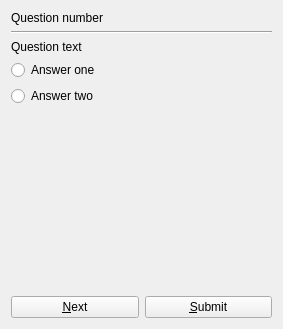
<?xml version="1.0" encoding="UTF-8"?>
<ui version="4.0">
 <class>QsampleItem</class>
 <widget class="QWidget" name="QsampleItem">
  <property name="geometry">
   <rect>
    <x>0</x>
    <y>0</y>
    <width>283</width>
    <height>329</height>
   </rect>
  </property>
  <property name="windowTitle">
   <string>Form</string>
  </property>
  <layout class="QVBoxLayout" name="verticalLayout">
   <item>
    <widget class="QLabel" name="m_lblQuestionNumber">
     <property name="text">
      <string>Question number</string>
     </property>
    </widget>
   </item>
   <item>
    <widget class="Line" name="line">
     <property name="orientation">
      <enum>Qt::Horizontal</enum>
     </property>
    </widget>
   </item>
   <item>
    <widget class="QLabel" name="m_lblQuestionText">
     <property name="text">
      <string>Question text</string>
     </property>
    </widget>
   </item>
   <item>
    <widget class="QRadioButton" name="m_rbAnswerOne">
     <property name="text">
      <string>Answer one</string>
     </property>
    </widget>
   </item>
   <item>
    <widget class="QRadioButton" name="m_rbAnswerTwo">
     <property name="text">
      <string>Answer two</string>
     </property>
    </widget>
   </item>
   <item>
    <spacer name="verticalSpacer">
     <property name="orientation">
      <enum>Qt::Vertical</enum>
     </property>
     <property name="sizeHint" stdset="0">
      <size>
       <width>20</width>
       <height>40</height>
      </size>
     </property>
    </spacer>
   </item>
   <item>
    <widget class="QLabel" name="m_lblWarning">
     <property name="text">
      <string/>
     </property>
     <property name="alignment">
      <set>Qt::AlignCenter</set>
     </property>
    </widget>
   </item>
   <item>
    <layout class="QHBoxLayout" name="horizontalLayout">
     <item>
      <widget class="QPushButton" name="m_btnNext">
       <property name="text">
        <string>&amp;Next</string>
       </property>
      </widget>
     </item>
     <item>
      <widget class="QPushButton" name="m_btnConfirm">
       <property name="text">
        <string>&amp;Submit</string>
       </property>
      </widget>
     </item>
    </layout>
   </item>
  </layout>
 </widget>
 <resources/>
 <connections/>
</ui>
